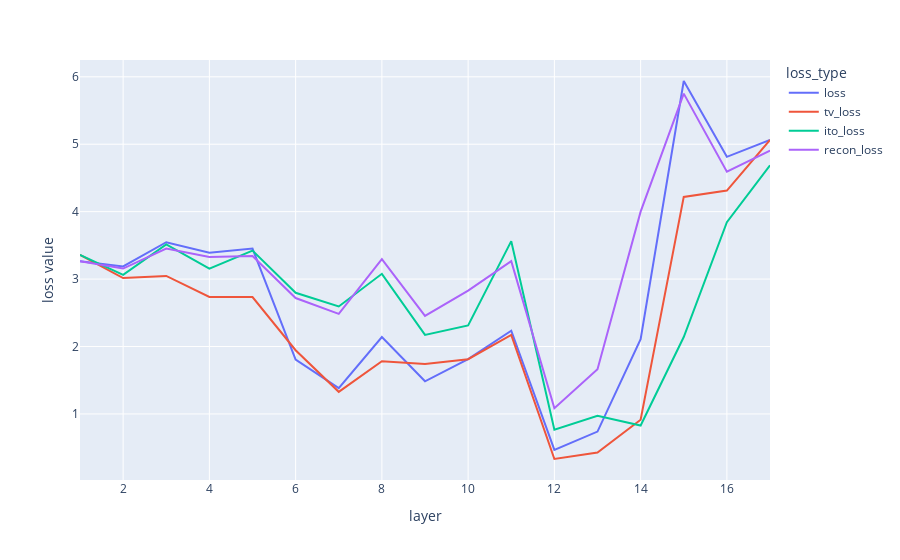

The notebook cell saved with this chart:
### Code cell
import plotly.express as px

task_name = "algo_last"

px.line(melted_df[melted_df["task"] == task_name], x="layer", y="loss value", color="loss_type")

### Figure 1 — Plotly figure (JSON) as saved in the notebook; plotly's stock layout.template omitted (floating-point values rounded to 4 significant figures)
{"data": [{"hovertemplate": "loss_type=loss<br>layer=%{x}<br>loss value=%{y}<extra></extra>", "legendgroup": "loss", "line": {"color": "#636efa", "dash": "solid"}, "marker": {"symbol": "circle"}, "mode": "lines", "name": "loss", "orientation": "v", "showlegend": true, "type": "scatter", "x": [1, 2, 3, 4, 5, 6, 7, 8, 9, 10, 11, 12, 13, 14, 15, 16, 17], "xaxis": "x", "y": [3.266, 3.188, 3.547, 3.391, 3.453, 1.805, 1.383, 2.141, 1.484, 1.812, 2.234, 0.4668, 0.7383, 2.109, 5.938, 4.812, 5.062], "yaxis": "y"}, {"hovertemplate": "loss_type=tv_loss<br>layer=%{x}<br>loss value=%{y}<extra></extra>", "legendgroup": "tv_loss", "line": {"color": "#EF553B", "dash": "solid"}, "marker": {"symbol": "circle"}, "mode": "lines", "name": "tv_loss", "orientation": "v", "showlegend": true, "type": "scatter", "x": [1, 2, 3, 4, 5, 6, 7, 8, 9, 10, 11, 12, 13, 14, 15, 16, 17], "xaxis": "x", "y": [3.359, 3.016, 3.047, 2.734, 2.734, 1.945, 1.328, 1.781, 1.742, 1.812, 2.172, 0.332, 0.4277, 0.9141, 4.219, 4.312, 5.062], "yaxis": "y"}, {"hovertemplate": "loss_type=ito_loss<br>layer=%{x}<br>loss value=%{y}<extra></extra>", "legendgroup": "ito_loss", "line": {"color": "#00cc96", "dash": "solid"}, "marker": {"symbol": "circle"}, "mode": "lines", "name": "ito_loss", "orientation": "v", "showlegend": true, "type": "scatter", "x": [1, 2, 3, 4, 5, 6, 7, 8, 9, 10, 11, 12, 13, 14, 15, 16, 17], "xaxis": "x", "y": [3.359, 3.062, 3.516, 3.156, 3.422, 2.797, 2.594, 3.078, 2.172, 2.312, 3.562, 0.7656, 0.9727, 0.8281, 2.141, 3.844, 4.688], "yaxis": "y"}, {"hovertemplate": "loss_type=recon_loss<br>layer=%{x}<br>loss value=%{y}<extra></extra>", "legendgroup": "recon_loss", "line": {"color": "#ab63fa", "dash": "solid"}, "marker": {"symbol": "circle"}, "mode": "lines", "name": "recon_loss", "orientation": "v", "showlegend": true, "type": "scatter", "x": [1, 2, 3, 4, 5, 6, 7, 8, 9, 10, 11, 12, 13, 14, 15, 16, 17], "xaxis": "x", "y": [3.266, 3.156, 3.453, 3.328, 3.344, 2.719, 2.484, 3.297, 2.453, 2.828, 3.266, 1.086, 1.664, 4, 5.75, 4.594, 4.906], "yaxis": "y"}], "layout": {"legend": {"title": {"text": "loss_type"}, "tracegroupgap": 0}, "margin": {"t": 60}, "xaxis": {"anchor": "y", "domain": [0, 1], "title": {"text": "layer"}}, "yaxis": {"anchor": "x", "domain": [0, 1], "title": {"text": "loss value"}}}}
